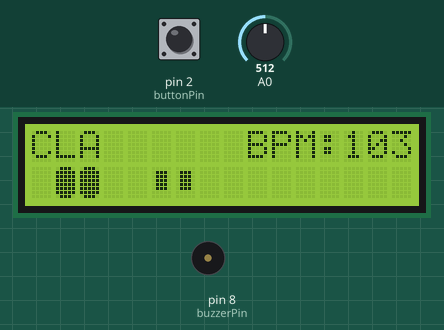
The sketch below on a simulated Arduino Uno, built with avr-gcc and run on an emulated ATmega328P. Parts: 16×2 character LCD, buzzer (waves = sounding, pin HIGH). The inputs (shaded band) are chosen by the test bench; at power-on: pin 2 (buttonPin) HIGH, A0 = 512.

Above: at 1.2 s.
1.3 s: pin 2 (buttonPin) pulled LOW for 0.15 s
At 1.61 s:
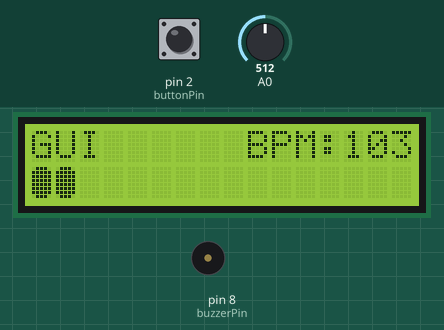
2.0 s: A0 set to 210
At 2.4 s:
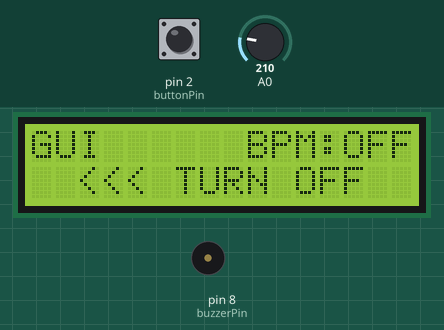
3.5 s: A0 set to 220
At 4.29 s:
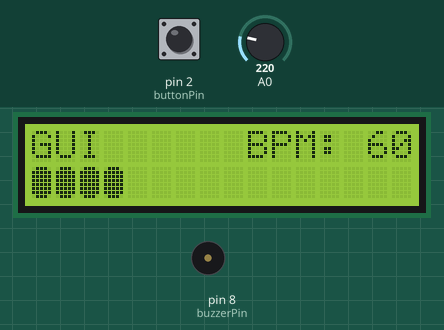
6.5 s: pin 2 (buttonPin) pulled LOW for 1 s
At 6.8 s:
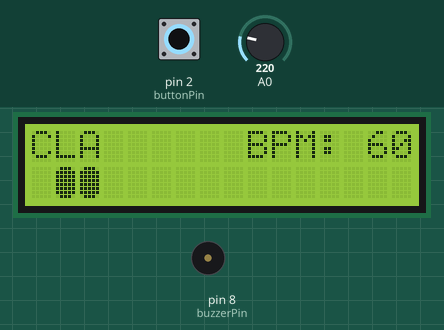
10.5 s: pin 2 (buttonPin) pulled LOW for 0.15 s
At 11.9 s:
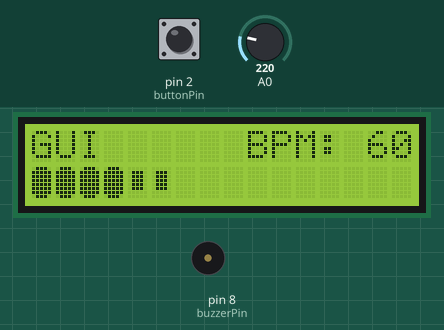
13.6 s: A0 set to 70
At 14.3 s:
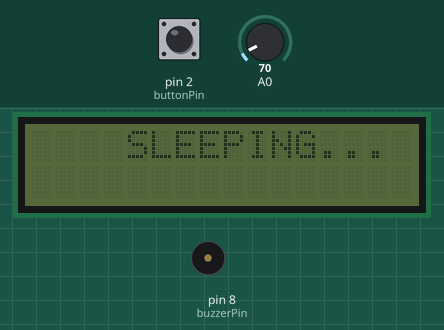
Timing chart, 0 to 16.1 s (numbered marks = the images above; inputs shaded):
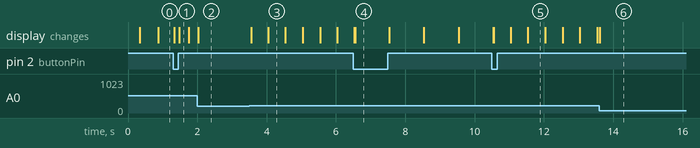

The sketch:

Metronome.ino
```cpp
// Byakuroku Metronome Final Version (Foam Optimized)
#include <Wire.h>
#include <LiquidCrystal_I2C.h>

LiquidCrystal_I2C lcd(0x27, 16, 2);
const int buzzerPin = 8;
const int buttonPin = 2;

volatile int mode = 0;
volatile bool modeChanged = false;
unsigned long lastDebounceTime = 0;
unsigned long lastStepTime = 0;
int currentStep = 0;
int lastBpm = -1;
int lastModeDisplay = -1;
int systemState = 0;

byte bigCircle[8] = {0b01110,0b11111,0b11111,0b11111,0b11111,0b11111,0b11111,0b01110};
byte midCircle[8] = {0b00000,0b01110,0b01110,0b01110,0b01110,0b01110,0b00000,0b00000};

void muffledClick(int intensity, int delayTime) {
  for (int i = 0; i < intensity; i++) {
    digitalWrite(buzzerPin, HIGH);
    delayMicroseconds(delayTime);
    digitalWrite(buzzerPin, LOW);
    delayMicroseconds(100);
  }
}

void switchMode() {
  unsigned long currentTime = millis();
  if ((currentTime - lastDebounceTime) > 350) {
    mode = (mode + 1) % 2;
    modeChanged = true;
    lastDebounceTime = currentTime;
  }
}

void setup() {
  pinMode(buzzerPin, OUTPUT);
  pinMode(buttonPin, INPUT_PULLUP);
  attachInterrupt(digitalPinToInterrupt(buttonPin), switchMode, FALLING);
  lcd.init();
  lcd.backlight();
  lcd.createChar(0, bigCircle);
  lcd.createChar(1, midCircle);
  lcd.clear();
}

void loop() {
  int sensorValue = analogRead(A0);

  // --- 三段式開關邏輯 ---
  if (sensorValue < 80) {
    if (systemState != 2) {
      lcd.noBacklight(); lcd.clear();
      lcd.setCursor(4, 0); lcd.print("SLEEPING...");
      systemState = 2;
    }
    return;
  }
  else if (sensorValue < 220) {
    if (systemState != 1) {
      lcd.backlight(); lcd.clear();
      lcd.setCursor(0, 0); lcd.print(mode == 0 ? "CLA" : "GUI");
      lcd.setCursor(9, 0); lcd.print("BPM:OFF?");
      lcd.setCursor(0, 1); lcd.print("  <<< TURN OFF  ");
      systemState = 1;
    }
    return;
  }
  else {
    if (systemState != 0) {
      lcd.backlight(); lcd.clear();
      systemState = 0; modeChanged = true; lastBpm = -1;
    }
  }

  int bpm = map(sensorValue, 221, 1023, 60, 180);
  unsigned long stepDuration = 30000 / bpm;

  if (modeChanged) {
    currentStep = 0;
    lcd.setCursor(0, 1); lcd.print("                ");
    modeChanged = false;
  }

  if (abs(bpm - lastBpm) > 1 || mode != lastModeDisplay) {
    lcd.setCursor(0, 0);
    lcd.print(mode == 0 ? "CLA" : "GUI");
    lcd.setCursor(9, 0);
    lcd.print("BPM:");
    if(bpm < 100) lcd.print(" ");
    lcd.print(bpm);
    lcd.setCursor(3, 0); lcd.print("      ");
    lastBpm = bpm;
    lastModeDisplay = mode;
  }

  if (millis() - lastStepTime >= stepDuration) {
    lastStepTime = millis();

    // --- 核心音效數據 ---
    if (mode == 1) { // GUI
      if (currentStep == 0) muffledClick(1, 1200); // 重音砰
      else if (currentStep == 2 || currentStep == 6) muffledClick(1, 1000); // 掐
      else muffledClick(2, 1200); // 輕砰
    } else { // CLA
      if (currentStep % 2 == 0) muffledClick(currentStep == 0 ? 3 : 1, 1200);
    }

    // --- 核心視覺數據 ---
    if (currentStep == 0) { lcd.setCursor(0, 1); lcd.print("                "); }
    if (mode == 0) {
      if (currentStep % 2 == 0) {
        int beat = currentStep / 2;
        lcd.setCursor(beat * 4 + 1, 1);
        if (beat == 0) { lcd.write(0); lcd.write(0); }
        else           { lcd.write(1); lcd.write(1); }
      }
    } else {
      lcd.setCursor(currentStep * 2, 1);
      if (currentStep == 2 || currentStep == 6) { lcd.write(1); lcd.write(1); }
      else { lcd.write(0); lcd.write(0); }
    }
    currentStep = (currentStep + 1) % 8;
  }
}
```

Measured:
- the behaviour switches between 219 and 220 on A0 (found by bisection; images 2 and 3)
- after the input at 1.3 s, the display: first changes at once (image 1 shows a later state)
- after the input at 2.0 s, the display: changes at once (image 2)
- after the input at 3.5 s, the display: first changes after 0.06 s (image 3 shows a later state)
- after the input at 6.5 s, the display: first changes at once (image 4 shows a later state)
- after the input at 10.5 s, the display: first changes at once (image 5 shows a later state)
- after the input at 13.6 s, the display: changes at once (image 6)
